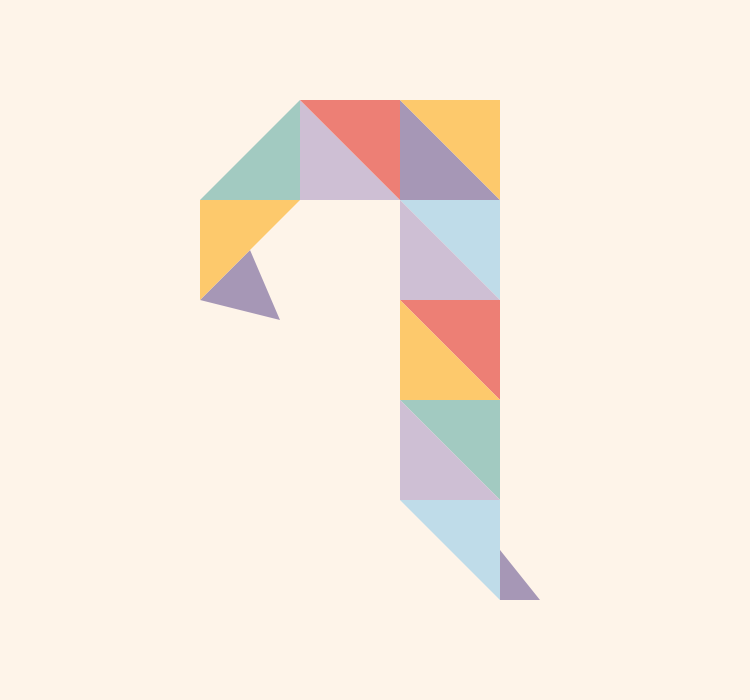
Frame 1 (no input)
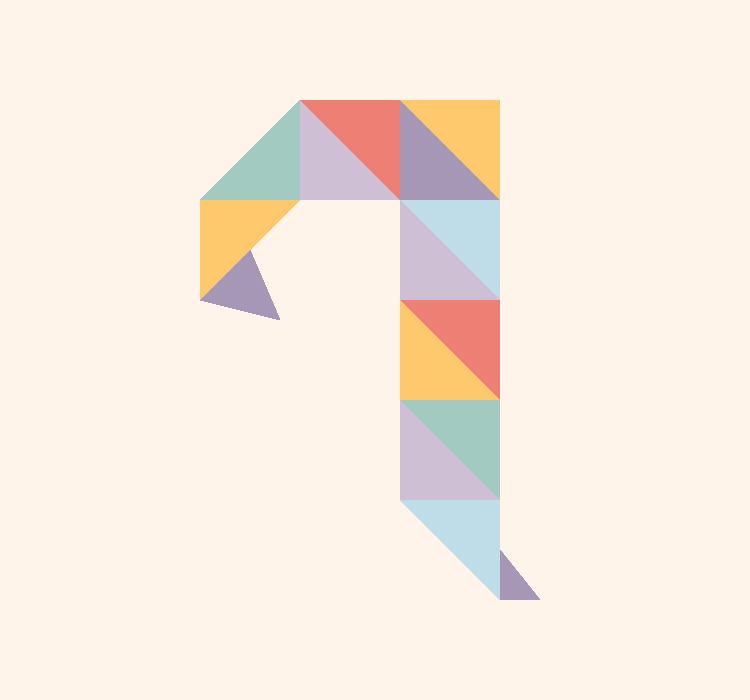
Frame 60 (the mouse pressed at the canvas centre just before this capture)
Frame 120 (the mouse held since frame 60 and released just before this capture): identical to frame 60, image omitted

The Processing sketch that drew these frames (run headless with seeded random() and noise(); from frame 60 on, the mouse is pressed at the canvas centre):

// Processing sketch: Oef1
// ── Oef1.pde
void setup() {
	size(750, 700);
	background(#FEF4E9);

}

void draw() {

	noStroke();

	fill(#A697B6);
	triangle(200, 300, 250, 250, 280, 320); // 1

	fill(#FDC96C);
	triangle(200, 300, 200, 200, 300, 200); // 2

	fill(#A2CAC1);
	triangle(200, 200, 300, 200, 300, 100); // 3

	fill(#CEBFD4);
	triangle(300, 100, 300, 200, 400, 200); // 4

	fill(#ED7F75);
	triangle(300, 100, 400, 100, 400, 200); // 5

	fill(#A697B6);
	triangle(400, 100, 400, 200, 500, 200); // 6

	fill(#FDC96C);
	triangle(400, 100, 500, 100, 500, 200); // 7

	fill(#BFDCE9);
	triangle(400, 200, 500, 200, 500, 300); // 8

	fill(#CEBFD4);
	triangle(400, 200, 400, 300, 500, 300); // 9

	fill(#ED7F75);
	triangle(400, 300, 500, 300, 500, 400); // 10

	fill(#FDC96C);
	triangle(400, 300, 400, 400, 500, 400); // 11

	fill(#A2CAC1);
	triangle(400, 400, 500, 400, 500, 500); // 12

	fill(#CEBFD4);
	triangle(400, 400, 400, 500, 500, 500); // 13

	fill(#BFDCE9);
	triangle(400, 500, 500, 500, 500, 600); // 14
	
	fill(#A697B6);
	triangle(500, 600, 540, 600, 500, 550); // 15
}
